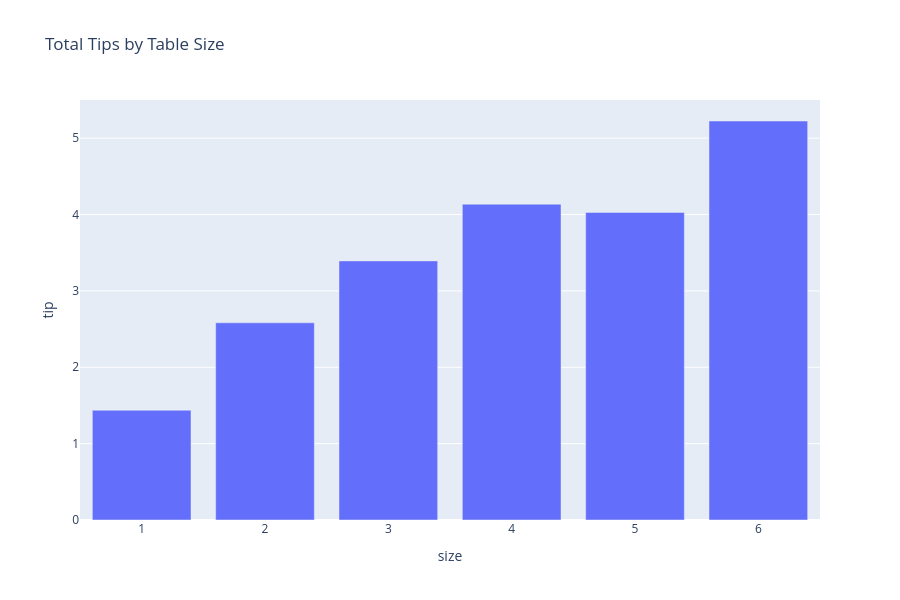

The cell this chart's notebook holds for it:
### Markdown cell above
# Relationship Between Size and Tip Amount
Plotting the number of guests against the tip amount also supports our point — we can see that as the number of people increases, the total tip amount tends to increase as well

### Code cell
df_sum = df.groupby('size', as_index=False)['tip'].mean()


fig = px.bar(df_sum, x='size', y='tip', title='Total Tips by Table Size',height=600,width=900)
fig.show()

### Figure 1 — Plotly figure (JSON) as saved in the notebook; plotly's stock layout.template omitted (floating-point values rounded to 4 significant figures)
{"data": [{"hovertemplate": "size=%{x}<br>tip=%{y}<extra></extra>", "legendgroup": "", "marker": {"color": "#636efa", "pattern": {"shape": ""}}, "name": "", "orientation": "v", "showlegend": false, "textposition": "auto", "type": "bar", "x": [1, 2, 3, 4, 5, 6], "xaxis": "x", "y": [1.438, 2.582, 3.393, 4.135, 4.028, 5.225], "yaxis": "y"}], "layout": {"barmode": "relative", "height": 600, "legend": {"tracegroupgap": 0}, "title": {"text": "Total Tips by Table Size"}, "width": 900, "xaxis": {"anchor": "y", "domain": [0, 1], "title": {"text": "size"}}, "yaxis": {"anchor": "x", "domain": [0, 1], "title": {"text": "tip"}}}}
